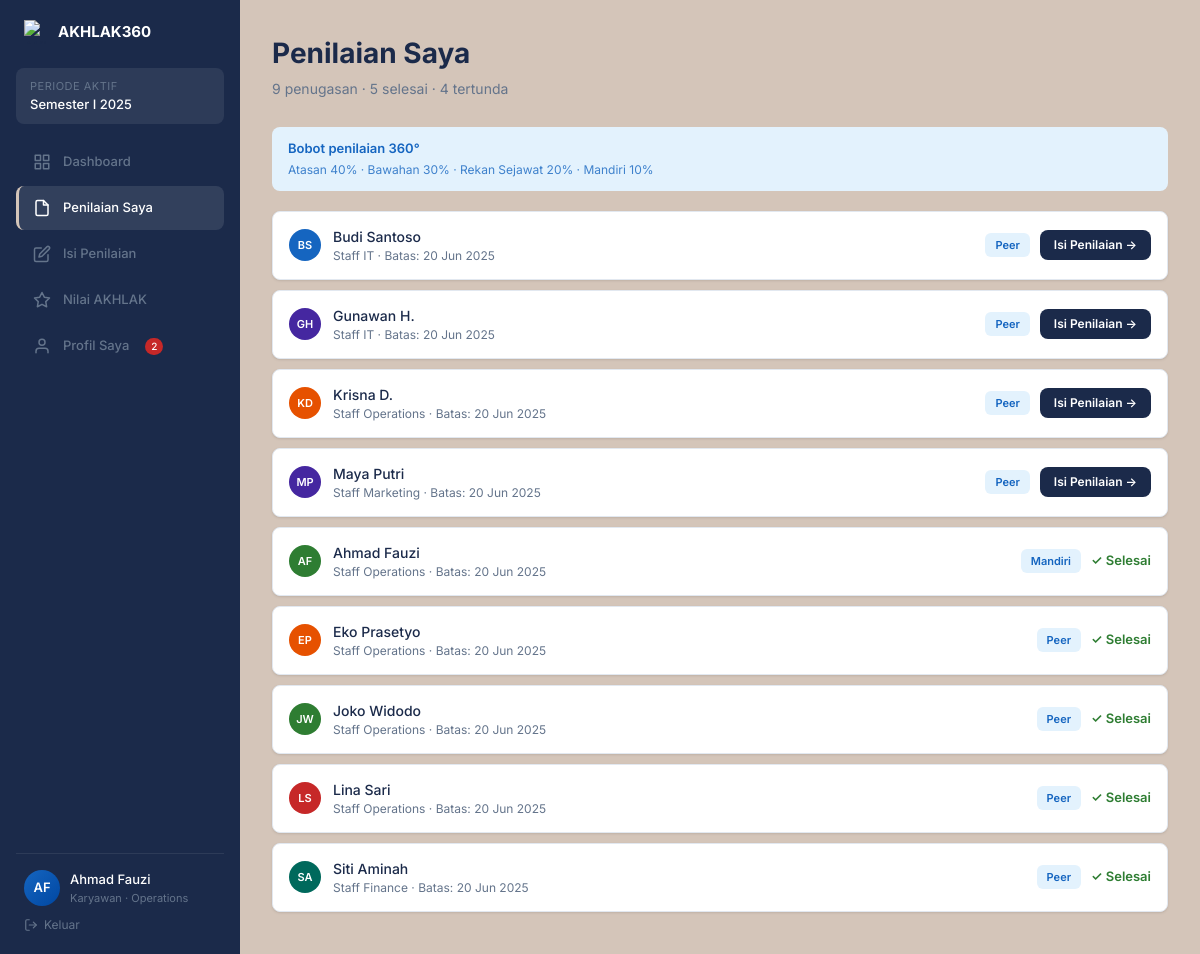
Page /pages/karyawan-penilaian.php (signed in) on the committed database.
### tables this page shows
CREATE TABLE periode (
    id INT AUTO_INCREMENT PRIMARY KEY,
    nama VARCHAR(50) NOT NULL, semester ENUM('I','II') NOT NULL, tahun YEAR NOT NULL,
    tanggal_mulai DATE NOT NULL, tanggal_selesai DATE NOT NULL, deadline DATE NOT NULL,
    status ENUM('aktif','ditutup','draft') NOT NULL DEFAULT 'draft',
    created_at TIMESTAMP DEFAULT CURRENT_TIMESTAMP,
    INDEX idx_status (status), INDEX idx_tahun (tahun)
);

CREATE TABLE users (
    id INT AUTO_INCREMENT PRIMARY KEY,
    nik VARCHAR(20) UNIQUE NOT NULL,
    nama VARCHAR(100) NOT NULL,
    email VARCHAR(100) UNIQUE NOT NULL,
    password_hash VARCHAR(255) NOT NULL,
    role ENUM('karyawan','manager','adminhrd','adminit') NOT NULL DEFAULT 'karyawan',
    divisi ENUM('Operations','Finance','IT','HR','Marketing','Legal','Procurement') NOT NULL DEFAULT 'Operations',
    jabatan VARCHAR(50) NOT NULL DEFAULT 'Staff',
    avatar_color VARCHAR(50) DEFAULT '#1565C0',
    status ENUM('aktif','nonaktif','cuti') NOT NULL DEFAULT 'aktif',
    manager_id INT NULL,
    created_at TIMESTAMP DEFAULT CURRENT_TIMESTAMP,
    updated_at TIMESTAMP DEFAULT CURRENT_TIMESTAMP ON UPDATE CURRENT_TIMESTAMP,
    last_login TIMESTAMP NULL,
    FOREIGN KEY (manager_id) REFERENCES users(id) ON DELETE SET NULL,
    INDEX idx_role (role), INDEX idx_divisi (divisi), INDEX idx_status (status)
);

CREATE TABLE assessor_mapping (
    id INT AUTO_INCREMENT PRIMARY KEY, periode_id INT NOT NULL, karyawan_id INT NOT NULL,
    assessor_id INT NOT NULL, tipe_assessor ENUM('atasan','peer','bawahan','diri') NOT NULL,
    status ENUM('assigned','draft','submitted','validated') DEFAULT 'assigned',
    created_at TIMESTAMP DEFAULT CURRENT_TIMESTAMP, updated_at TIMESTAMP DEFAULT CURRENT_TIMESTAMP ON UPDATE CURRENT_TIMESTAMP,
    FOREIGN KEY (periode_id) REFERENCES periode(id) ON DELETE CASCADE,
    FOREIGN KEY (karyawan_id) REFERENCES users(id) ON DELETE CASCADE,
    FOREIGN KEY (assessor_id) REFERENCES users(id) ON DELETE CASCADE,
    UNIQUE KEY unique_mapping (periode_id, karyawan_id, assessor_id, tipe_assessor),
    INDEX idx_periode (periode_id), INDEX idx_karyawan (karyawan_id), INDEX idx_assessor (assessor_id)
);

### includes/functions.php (called while the page is built, shortened)
<?php
function getCurrentUser() {
    $db = getDB();
    $stmt = $db->prepare("SELECT id, nik, nama, email, role, divisi, jabatan, avatar_color, manager_id, status FROM users WHERE id = ?");
    $stmt->execute([$_SESSION['user_id']]); return $stmt->fetch();
}
function getInitials($name) {
    $parts = explode(' ', strtoupper(trim($name)));
    return count($parts) >= 2 ? substr($parts[0], 0, 1) . substr($parts[count($parts)-1], 0, 1) : strtoupper(substr($name, 0, 2));
}
function getActivePeriode() {
    $db = getDB();
    $stmt = $db->query("SELECT * FROM periode WHERE status = 'aktif' ORDER BY tahun DESC, semester DESC LIMIT 1");
    return $stmt->fetch();
}

### pages/karyawan-penilaian.php (the view, shortened to what this page needs)
<?php
require_once __DIR__ . '/../includes/template.php';
$user = getCurrentUser(); $periode = getActivePeriode(); $periodeId = $periode['id'] ?? 0; $db = getDB();
$stmt = $db->prepare("SELECT am.id as mapping_id, am.tipe_assessor, am.status, u.id as target_id, u.nama as target_nama, u.divisi as target_divisi, u.jabatan as target_jabatan FROM assessor_mapping am JOIN users u ON am.karyawan_id = u.id WHERE am.assessor_id = ? AND am.periode_id = ? ORDER BY FIELD(am.status,'draft','assigned','submitted'), u.nama");
$stmt->execute([$user['id'], $periodeId]); $assessments = $stmt->fetchAll();
$colors = ['#1565C0','#2E7D32','#E65100','#C62828','#4527A0','#00695C'];
$total = count($assessments); $completed = 0; foreach ($assessments as $a) if ($a['status'] === 'submitted') $completed++;
renderPageStart('Penilaian Saya'); renderSidebar('karyawan', 'karyawan-penilaian', $user);
?><main class="main-content">
<div class="page-header"><h1>Penilaian Saya</h1><p class="subtitle"><?= $total ?> penugasan &middot; <?= $completed ?> selesai &middot; <?= $total - $completed ?> tertunda</p></div>
<div class="info-bar"><div class="info-bar-title">Bobot penilaian 360°</div><div class="info-bar-sub">Atasan 40% &middot; Bawahan 30% &middot; Rekan Sejawat 20% &middot; Mandiri 10%</div></div>
<?php if (empty($assessments)): ?><div class="card"><p style="color:#64748B;padding:20px;">Belum ada penugasan penilaian untuk periode ini.</p></div>
<?php else: foreach ($assessments as $a): $initials = getInitials($a['target_nama']); $color = $colors[($a['target_id'] % count($colors))]; $isDone = $a['status'] === 'submitted'; ?>
<div class="eval-item"><div class="eval-item-left"><div class="avatar avatar-sm" style="background:<?= $color ?>;"><?= $initials ?></div><div><div class="eval-item-name"><?= htmlspecialchars($a['target_nama']) ?></div><div class="eval-item-dept"><?= htmlspecialchars($a['target_jabatan']) ?> &middot; Batas: <?= $periode ? date('d M Y', strtotime($periode['deadline'])) : '-' ?></div></div></div><div class="eval-item-right"><?php renderBadge($a['tipe_assessor'] === 'diri' ? 'mandiri' : $a['tipe_assessor']); ?><?php if ($isDone): ?><span style="color:#2E7D32;font-weight:600;font-size:13px;">✓ Selesai</span><?php else: ?><a href="karyawan-form.php?mapping_id=<?= $a['mapping_id'] ?>" class="btn btn-primary btn-sm">Isi Penilaian &rarr;</a><?php endif; ?></div></div>
<?php endforeach; endif; ?></main><?php renderPageEnd(); ?>

### includes/template.php (shortened to what this page needs)
<?php
require_once __DIR__ . '/functions.php';
function getSidebarMenu($role) {
    return $menus[$role] ?? [];
}
function adjustColor($hex, $amount) {
    $hex = ltrim($hex, '#');
    $r = max(0, min(255, hexdec(substr($hex, 0, 2)) + $amount));
    $g = max(0, min(255, hexdec(substr($hex, 2, 2)) + $amount));
    $b = max(0, min(255, hexdec(substr($hex, 4, 2)) + $amount));
    return sprintf('#%02x%02x%02x', $r, $g, $b);
}
function renderSidebar($role, $activePage, $user) {
    $menus = getSidebarMenu($role);
    $periode = getActivePeriode();
    $initials = getInitials($user['nama']);
    $periodeLabel = $periode ? $periode['nama'] : 'Tidak ada periode aktif';
    $darkColor = adjustColor($user['avatar_color'], -30);
    $unread = 0;
    try {
        $db = getDB();
        $stmt = $db->prepare("SELECT COUNT(*) FROM notifikasi WHERE user_id = ? AND is_read = 0");
        $stmt->execute([$user['id']]);
        $unread = (int)$stmt->fetchColumn();
    } catch (Exception $e) {}
    ?>
    <aside class="sidebar">
      <div class="sidebar-logo"><img src="../assets/logo.png" alt="AKHLAK360"><span>AKHLAK360</span></div>
      <div class="sidebar-period"><div class="label">Periode Aktif</div><div class="value"><?= htmlspecialchars($periodeLabel) ?></div></div>
      <nav class="sidebar-nav">
        <?php foreach ($menus as $menu):
          $isActive = $activePage === $menu['page'] ? 'active' : '';
        ?>
        <a href="<?= $menu['page'] ?>.php" class="nav-item <?= $isActive ?>"><?= $menu['icon'] ?><?= htmlspecialchars($menu['label']) ?></a>
        <?php endforeach; ?>
        <a href="profile.php" class="nav-item <?= $activePage === 'profile' ? 'active' : '' ?>"><svg xmlns="http://www.w3.org/2000/svg" width="18" height="18" viewBox="0 0 24 24" fill="none" stroke="currentColor" stroke-width="2" stroke-linecap="round" stroke-linejoin="round"><path d="M20 21v-2a4 4 0 0 0-4-4H8a4 4 0 0 0-4 4v2"/><circle cx="12" cy="7" r="4"/></svg>Profil Saya<?= $unread > 0 ? ' <span style="background:#C62828;color:#fff;font-size:10px;padding:1px 6px;border-radius:10px;margin-left:4px;">' . $unread . '</span>' : '' ?></a>
      </nav>
      <div class="sidebar-user">
        <div class="user-card">
          <div class="user-avatar" style="background: linear-gradient(135deg, <?= $user['avatar_color'] ?>, <?= $darkColor ?>);"><?= $initials ?></div>
          <div class="user-info">
            <div class="name"><?= htmlspecialchars($user['nama']) ?></div>
            <div class="role"><?= htmlspecialchars(ucfirst($user['role'])) ?> &middot; <?= htmlspecialchars($user['divisi']) ?></div>
          </div>
        </div>
        <a href="#" class="logout-link" onclick="doLogout(event)">
          <svg xmlns="http://www.w3.org/2000/svg" width="14" height="14" viewBox="0 0 24 24" fill="none" stroke="currentColor" stroke-width="2" stroke-linecap="round" stroke-linejoin="round"><path d="M9 21H5a2 2 0 0 1-2-2V5a2 2 0 0 1 2-2h4"/><polyline points="16 17 21 12 16 7"/><line x1="21" y1="12" x2="9" y2="12"/></svg>Keluar
        </a>
      </div>
    </aside>
    <?php
}
function renderPageStart($title) { ?>
<!DOCTYPE html>
<html lang="id">
<head>
  <link rel="stylesheet" href="../css/style.css">
</head>
<body>
<div class="app-layout">
<?php }
function renderPageEnd($extraJS = '') { ?>
</div>
</body>
</html>
<?php }
function renderBadge($status) {
    $map = ['selesai'=>'badge-selesai','submitted'=>'badge-selesai','berjalan'=>'badge-berjalan','tertunda'=>'badge-tertunda','draft'=>'badge-draft','assigned'=>'badge-tertunda','aktif'=>'badge-online','lengkap'=>'badge-selesai','need_coaching'=>'badge-coaching','on_track'=>'badge-berjalan','excellent'=>'badge-selesai','mandiri'=>'badge-berjalan','atasan'=>'badge-berjalan','peer'=>'badge-berjalan','bawahan'=>'badge-tertunda','diri'=>'badge-berjalan','open'=>'badge-high','resolved'=>'badge-ok','low'=>'badge-low','medium'=>'badge-medium','high'=>'badge-high','critical'=>'badge-high','online'=>'badge-online','offline'=>'badge-offline','ready'=>'badge-ready','review'=>'badge-review','live'=>'badge-live','queued'=>'badge-queued','warning'=>'badge-watch'];
    $labels = ['selesai'=>'Selesai','submitted'=>'Submitted','berjalan'=>'Berjalan','tertunda'=>'Tertunda','draft'=>'Draft','assigned'=>'Assigned','aktif'=>'Aktif','lengkap'=>'Lengkap','need_coaching'=>'Need Coaching','on_track'=>'On Track','excellent'=>'Excellent','mandiri'=>'Mandiri','atasan'=>'Atasan','peer'=>'Peer','bawahan'=>'Bawahan','diri'=>'Self','open'=>'Open','resolved'=>'Resolved','low'=>'Low','medium'=>'Medium','high'=>'High','critical'=>'Critical','online'=>'Online','offline'=>'Offline','ready'=>'Ready','review'=>'Review','live'=>'Live','queued'=>'Queued','warning'=>'Warning'];
    $cls = $map[$status] ?? 'badge-berjalan'; $lbl = $labels[$status] ?? ucfirst($status);
    echo '<span class="badge ' . $cls . '">' . $lbl . '</span>';
}

### rows in the picture
periode: nama "Semester I 2025"
users: nama "AF", nama "Ahmad Fauzi", role "Karyawan", divisi "Operations"
assessor_mapping: karyawan.nama "BS", karyawan.nama "Budi Santoso", karyawan.jabatan "Staff IT", periode.deadline "20 Jun 2025", tipe_assessor "Peer"
assessor_mapping: karyawan.nama "GH", karyawan.nama "Gunawan H.", karyawan.jabatan "Staff IT", periode.deadline "20 Jun 2025", tipe_assessor "Peer"
assessor_mapping: karyawan.nama "KD", karyawan.nama "Krisna D.", karyawan.jabatan "Staff Operations", periode.deadline "20 Jun 2025", tipe_assessor "Peer"
assessor_mapping: karyawan.nama "MP", karyawan.nama "Maya Putri", karyawan.jabatan "Staff Marketing", periode.deadline "20 Jun 2025", tipe_assessor "Peer"
assessor_mapping: karyawan.nama "AF", karyawan.nama "Ahmad Fauzi", karyawan.jabatan "Staff Operations", periode.deadline "20 Jun 2025", status "✓ Selesai"
assessor_mapping: karyawan.nama "EP", karyawan.nama "Eko Prasetyo", karyawan.jabatan "Staff Operations", periode.deadline "20 Jun 2025", tipe_assessor "Peer", status "✓ Selesai"
assessor_mapping: karyawan.nama "JW", karyawan.nama "Joko Widodo", karyawan.jabatan "Staff Operations", periode.deadline "20 Jun 2025", tipe_assessor "Peer", status "✓ Selesai"
assessor_mapping: karyawan.nama "LS", karyawan.nama "Lina Sari", karyawan.jabatan "Staff Operations", periode.deadline "20 Jun 2025", tipe_assessor "Peer", status "✓ Selesai"
assessor_mapping: karyawan.nama "SA", karyawan.nama "Siti Aminah", karyawan.jabatan "Staff Finance", periode.deadline "20 Jun 2025", tipe_assessor "Peer", status "✓ Selesai"

### other values in the picture
$menu['label'] "Dashboard"
$menu['label'] "Penilaian Saya"
$menu['label'] "Isi Penilaian"
$menu['label'] "Nilai AKHLAK"
$unread "2"
$total "9"
$completed "5"
$total - $completed "4"
